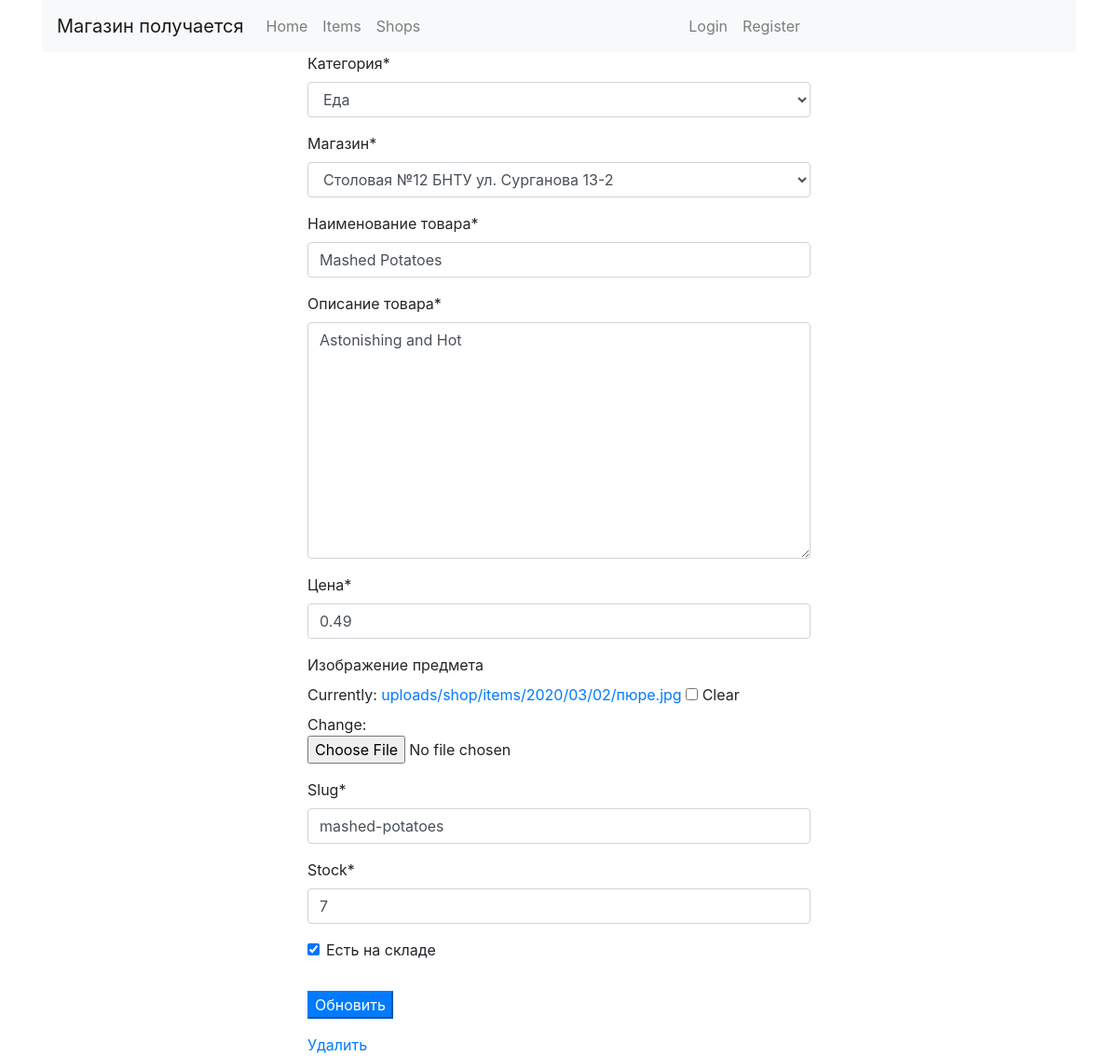
The page /item_update/2/ on the database its author committed.
### shop/models.py (models this page shows, shortened)
class Item(models.Model):
    category = models.ForeignKey(
        'Category',
        on_delete=models.CASCADE,
        related_name='items',
        verbose_name='Категория',
    )
    shop = models.ForeignKey(
        'Shop',
        on_delete=models.CASCADE,
        verbose_name='Магазин'
    )
    name = models.CharField(
        max_length=128,
        db_index=True,
        verbose_name='Наименование товара'
    )
    description = models.TextField(
        max_length=1024,
        verbose_name='Описание товара'
    )
    price = models.DecimalField(
        max_digits=10,
        decimal_places=2,
        verbose_name='Цена'
    )
    item_picture = models.ImageField(
        upload_to='uploads/shop/items/%Y/%m/%d',
        default=None,
        null=True,
        blank=True,
        verbose_name='Изображение предмета'
    )
    slug = models.SlugField(
        max_length=200,
        db_index=True
    )
    stock = models.PositiveIntegerField()
    available = models.BooleanField(
        default=True,
        verbose_name='Есть на складе'
    )
    created = models.DateTimeField(
        auto_now_add=True
    )
    updated = models.DateTimeField(
        auto_now=True
    )
    class Meta:
        verbose_name = 'Товар'
        verbose_name_plural = 'Товары'
        ordering = (
            'name',
        )
        index_together = (
            ('id', 'slug'),
        )

class Category(models.Model):
    name = models.CharField(
        max_length=200,
        db_index=True,
        verbose_name='Название категории'
    )
    slug = models.SlugField(
        max_length=200,
        db_index=True,
        unique=True
    )
    is_delete = models.BooleanField(
        default=False,
        verbose_name='Удалено'
    )
    def __str__(self):
        return self.name
    class Meta:
        verbose_name = 'Категория'
        verbose_name_plural = 'Категории'
        ordering = (
            'name',
        )

class Shop(models.Model):
    name = models.CharField(
        max_length=128,
        verbose_name='Наименование магазина'
    )
    address = models.CharField(
        max_length=256,
        verbose_name='Адрес магазина'
    )
    staff_amount = models.PositiveIntegerField(
        blank=True,
        null=True
    )
    def __str__(self):
        return f'{self.name} {self.address}'
    class Meta:
        verbose_name = 'Магазин'
        verbose_name_plural = "Магазины"
        ordering = (
            'name',
        )

### shop/views.py (the view)
# urls.py: path('item_update/<int:pk>/', ItemUpdate.as_view(), name='item_update'),
class ItemUpdate(UpdateView):
    template_name = 'shop/item/item_create.html'
    model = Item
    form_class = ItemForm

### shop/forms.py
class ItemForm(forms.ModelForm):
    class Meta:
        model = Item
        fields = '__all__'

### cart/context_processors.py (called while the page is built)
def cart(request):
    return {'cart': Cart(request)}

### shop/templates/shop/item/item_create.html (shortened to what this page needs)
{% extends 'shop/base.html' %}
{% load crispy_forms_tags %}
{% block body %}
    <div class="col-lg-6 offset-3">
        <div class="content-section">
    <form id="item_form" method="post"
          enctype="multipart/form-data">
        <fieldset class="form-group">
            {{ form|crispy }}
        </fieldset>
        <p>
            <button type="submit" class="bit btn-primary">
                {% if form.instance.id %}
                    Обновить
                {% else %}
                    Сохранить
                {% endif %}
            </button>
        </p>
    </form>
    {% if form.instance.id %}
      <a href="{% url 'shop:item_delete' form.instance.id %}">
        Удалить
      </a>
    {% endif %}
  </div>
{% endblock %}

### rows shown on the page
Item: category "Еда", shop "Столовая №12 БНТУ ул. Сурганова 13-2", description "Astonishing and Hot", price "0.49", slug "mashed-potatoes", stock "7", available "☑"
Category: name "Mashed Potatoes"
